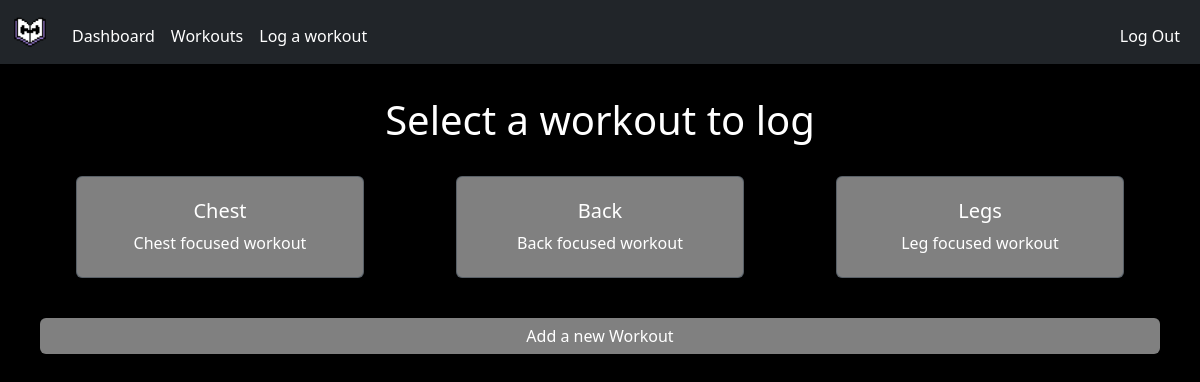
The app's page /select-workout (signed in) with its own data.
### models.py (models this page shows, shortened)
class Workout(db.Model):
    __tablename__ = 'workout'
    id = db.Column(db.Integer, primary_key=True)
    name = db.Column(db.String(50), nullable=False)
    description = db.Column(db.String(255), nullable=False)
    user_id = db.Column(db.Integer, db.ForeignKey('user.id'), nullable=False)
    type_id = db.Column(db.Integer, db.ForeignKey('workout_type.id'), nullable=False)
    workout_exercises = db.relationship('WorkoutExercise', backref='workout', lazy=True, cascade="all, delete-orphan")
    sessions = db.relationship('TrainingSession', back_populates='workout', lazy=True, cascade="all, delete-orphan")

### app.py (the view, shortened to what this page needs)
@app.route("/select-workout", methods=['POST', 'GET'])
def select_workout():
    username = session.get('username')
    user = User.query.filter_by(username=username).first()
    if not user:
        flash("Please login", category="error")
        return render_template('index.html')
    user_workouts = Workout.query.filter_by(user_id=user.id).all()
    return render_template('select-workout.html', workouts=user_workouts)

### templates/select-workout.html (shortened to what this page needs)
{% extends "layout.html" %} {% block title %} Home {% endblock %} {% block main
%}
<h1>Select a workout to log</h1>
<div class="workout-container">
    {% for workout in workouts %}
    <form action="/select-workout" method="post">
                <div class="card text-bg-secondary mb-3" style="max-width: 18rem;">
                <button type="submit" class="btn btn-secondary">
                    <div class="card-body">
                        <h5 class="card-title">{{ workout.name }}</h5>
                        <p class="card-text">{{ workout.description }}</p>
                    </div>
                </div>
            </form>
    {% endfor %}
</div>
<button class="btn btn-primary" onclick="location.href='/add-workout'">
  Add a new Workout
</button>
{% endblock %}

### static/css/styles.css (style rules this page uses)
* { padding: 0px; margin: 0px; }
body { background-color: black; color: white; }
.card { justify-self: center; align-self: center; width: 100%; height: 100%; }
.btn { background-color: gray; color: white; border: transparent; }

### records on screen
Workout: name "Chest", description "Chest focused workout"
Workout: name "Back", description "Back focused workout"
Workout: name "Legs", description "Leg focused workout"
